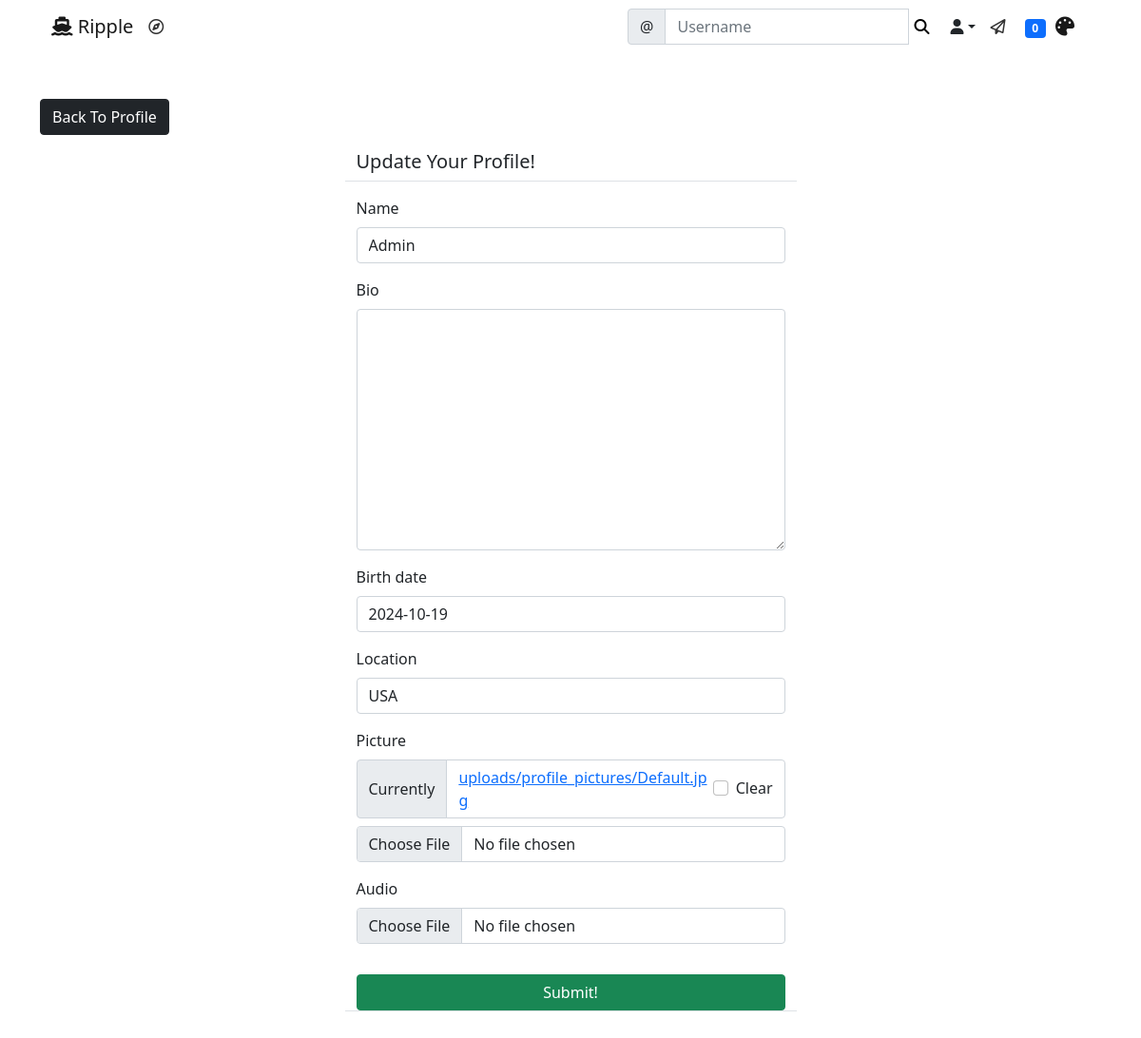
The page /social/profile/edit/2 (signed in) on the database as committed earlier.
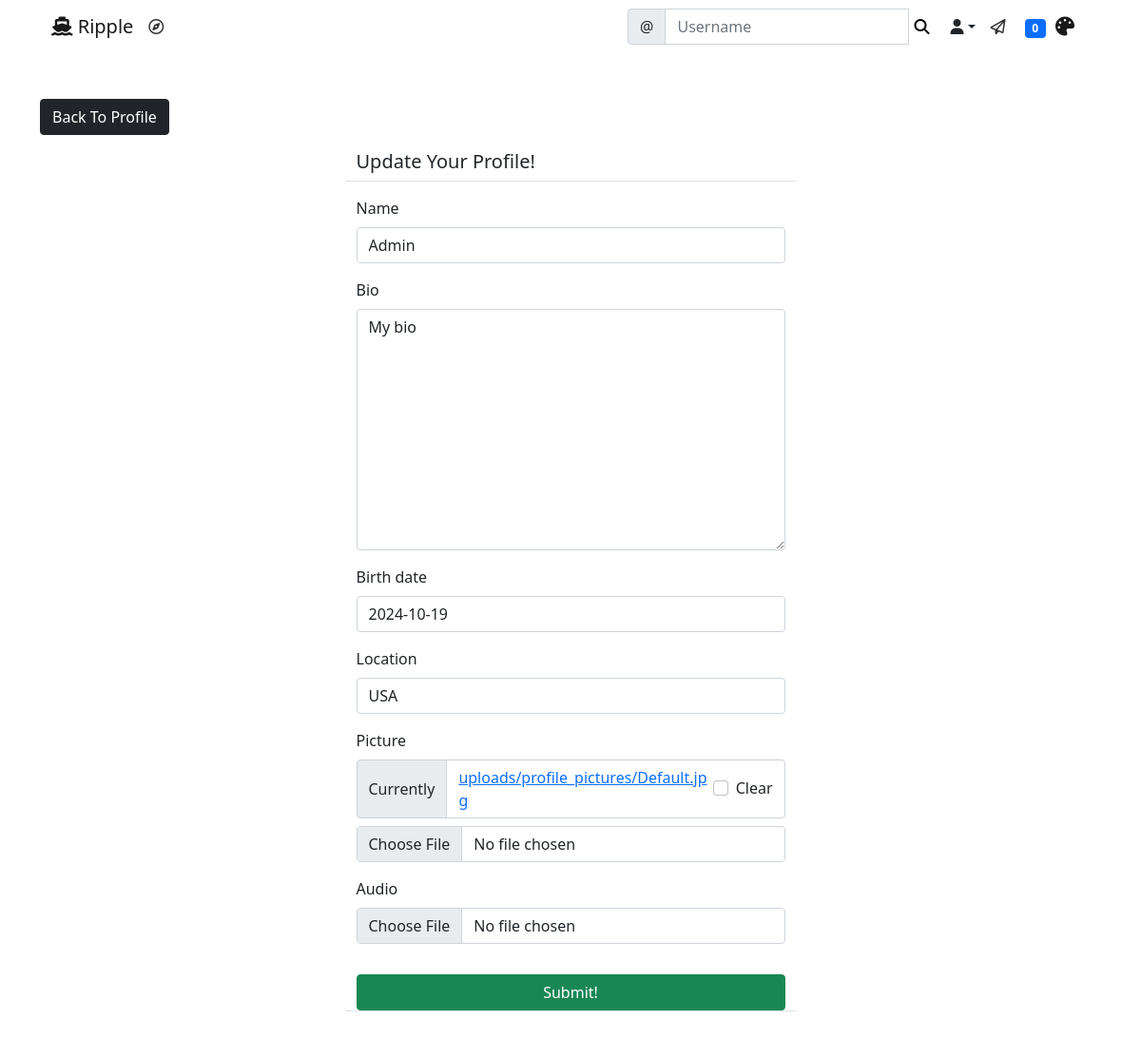
The same page on the database as committed later.
### social/models.py (models this page shows)
class UserProfile(models.Model):
    user = models.OneToOneField(User, primary_key=True, verbose_name='user', related_name='profile', on_delete=models.CASCADE)
    audio = models.FileField(upload_to='uploads/profile_audios', blank=True, null=True)
    name = models.CharField(max_length=30, blank=True, null=True)
    bio = models.TextField(max_length=500, blank=True, null=True)
    birth_date = models.DateField(null=True, blank=True)
    location = models.CharField(max_length=100, blank=True, null=True)
    picture = models.ImageField(upload_to='uploads/profile_pictures', default='uploads/profile_pictures/Default.jpg', blank=True)
    followers = models.ManyToManyField(User, blank=True, related_name='followers')

### social/views.py (the view, shortened to what this page needs)
# urls.py: path('profile/edit/<int:pk>', ProfileEditView.as_view(), name='profile-edit'),
class ProfileEditView(LoginRequiredMixin, UserPassesTestMixin, UpdateView):
    model = UserProfile
    fields = ['name', 'bio', 'birth_date', 'location', 'picture', 'audio']
    template_name = 'social/profile_edit.html'
    def test_func(self):
        profile = self.get_object()
        return self.request.user == profile.user

### landing/templatetags/custom_tags.py (called while the page is built)
@register.inclusion_tag('social/show_notifications.html', takes_context=True)
def show_notifications(context):
    request_user = context['request'].user
    notifications = Notification.objects.filter(to_user=request_user).exclude(user_has_seen=True).order_by('-date')
    return {'notifications': notifications}

### social/templates/social/profile_edit.html (shortened to what this page needs)
{% extends 'landing/base.html' %}
{% load crispy_forms_tags %}
{% block content %}
    <div class="container">
    <div class="row mt-5">
            <div class="col-md-5 col-sm-6">
                <a href="{% url 'profile' object.pk %}" class="btn btn-dark">Back To Profile</a>
            </div>
        </div>
        <div class="row justify-content-center mt-3">
            <div class="col-md-5 col-sm-12 border-bottom">
                <h5>Update Your Profile!</h5>
            </div>
        </div>
        <div class="row justify-content-center mt-3 mb-5">
            <div class="col-md-5 col-sm-12 border-bottom">
                <form method="POST" enctype="multipart/form-data">
                    {{ form | crispy }}
                    <div class="d-grid gap-2">
                        <button class="btn btn-success mt-3">Submit!</button>
                    </div>
                </form>
            </div>
        </div>
    </div>
{% endblock content %}

Rows that differ between the two databases and show on the page:
changed UserProfile "Admin": bio (not shown) → "My bio"
